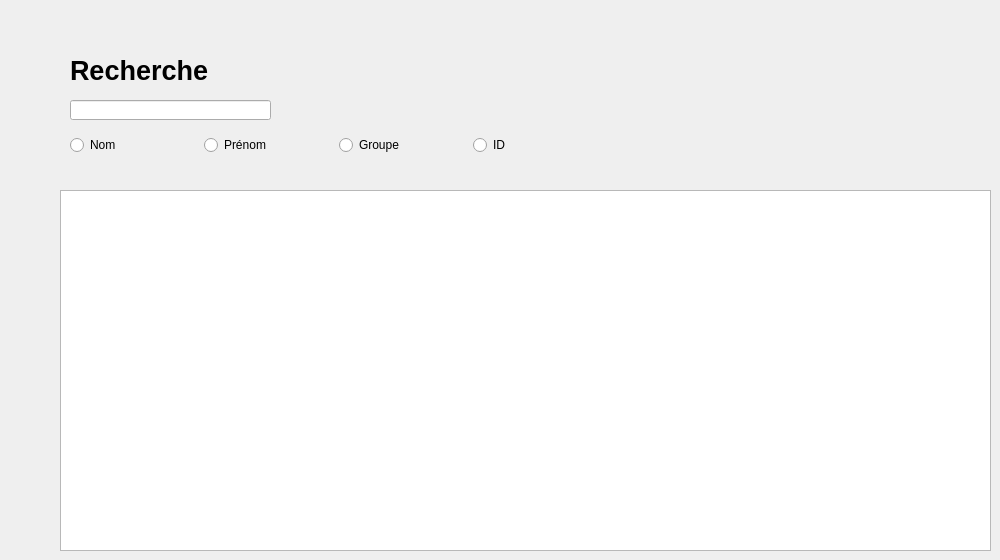
    <widget class="QWidget" name="page_2">
     <widget class="QLabel" name="label_34">
      <property name="geometry">
       <rect>
        <x>70</x>
        <y>40</y>
        <width>171</width>
        <height>61</height>
       </rect>
      </property>
      <property name="font">
       <font>
        <pointsize>20</pointsize>
        <weight>75</weight>
        <bold>true</bold>
       </font>
      </property>
      <property name="text">
       <string>Recherche</string>
      </property>
     </widget>
     <widget class="QTableView" name="recherchetableView">
      <property name="geometry">
       <rect>
        <x>60</x>
        <y>190</y>
        <width>931</width>
        <height>361</height>
       </rect>
      </property>
     </widget>
     <widget class="QLineEdit" name="lineEdit_13">
      <property name="geometry">
       <rect>
        <x>70</x>
        <y>100</y>
        <width>201</width>
        <height>20</height>
       </rect>
      </property>
     </widget>
     <widget class="QWidget" name="horizontalLayoutWidget">
      <property name="geometry">
       <rect>
        <x>70</x>
        <y>130</y>
        <width>531</width>
        <height>31</height>
       </rect>
      </property>
      <layout class="QHBoxLayout" name="horizontalLayout_2">
       <item>
        <widget class="QRadioButton" name="radioButton_6">
         <property name="text">
          <string>Nom</string>
         </property>
        </widget>
       </item>
       <item>
        <widget class="QRadioButton" name="radioButton_5">
         <property name="text">
          <string>Prénom</string>
         </property>
        </widget>
       </item>
       <item>
        <widget class="QRadioButton" name="radioButton_4">
         <property name="text">
          <string>Groupe</string>
         </property>
        </widget>
       </item>
       <item>
        <widget class="QRadioButton" name="radioButton_3">
         <property name="text">
          <string>ID</string>
         </property>
        </widget>
       </item>
      </layout>
     </widget>
    </widget>
